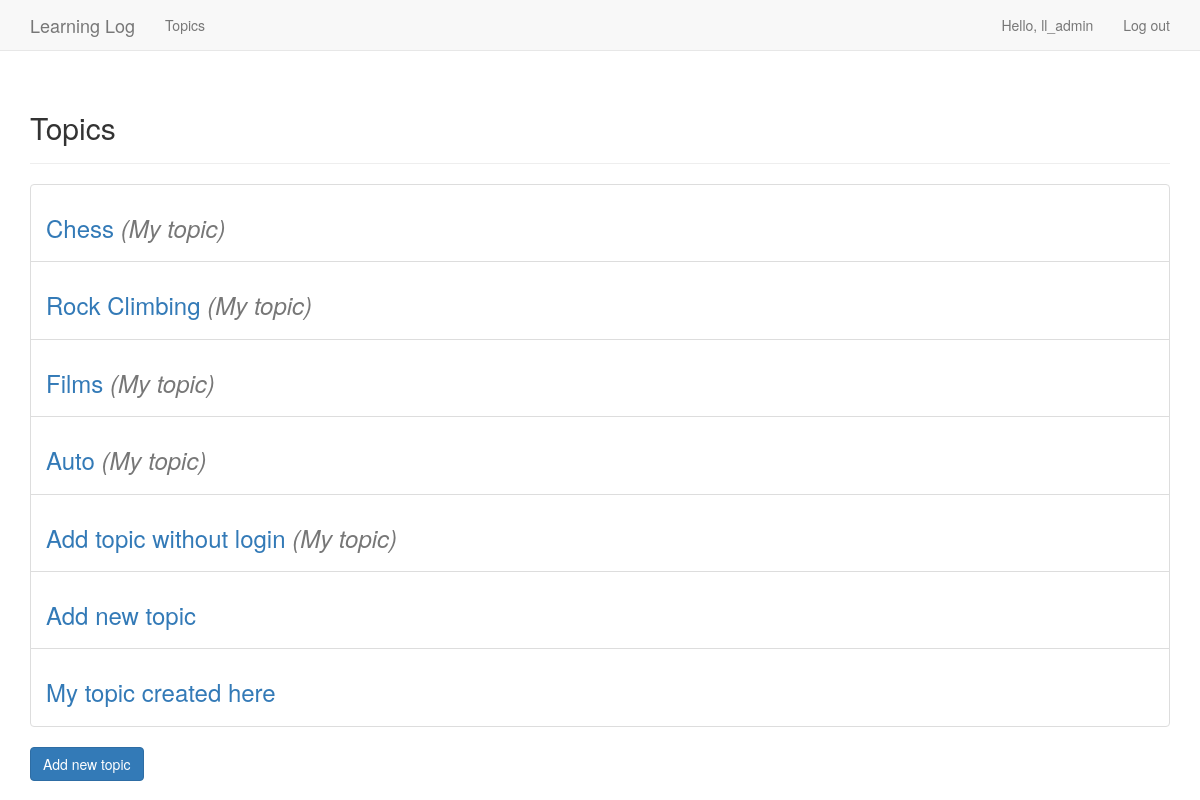
The app's page /topics/ (signed in) with its own data.
### learning_logs/models.py (models this page shows)
class Topic(models.Model):
    text = models.CharField(max_length=200)
    date_added = models.DateTimeField(auto_now_add=True)
    owner = models.ForeignKey(User, on_delete=models.CASCADE)
    def __str__(self):
        return self.text

### learning_logs/views.py (the view)
# urls.py: url(r'^topics/$', views.topics, name='topics'),                                 # All topics
@login_required
def topics(request):
    topics = Topic.objects.order_by('date_added')
    context = {'topics': topics}
    return render(request, 'learning_logs/topics.html', context)

### learning_logs/templates/learning_logs/topics.html
{% extends "learning_logs/base.html" %}
{% load bootstrap3 %}
{% block header %}
    <h2>Topics</h2>
{% endblock header %}
{% block content %}
    <ul class="list-group">
        {% for topic in topics %}
            <li class="list-group-item">
                <h3>
                    <a href="{% url 'learning_logs:topic' topic.id %}">{{ topic }}</a>
                    {% if topic.owner == request.user %}
                        <span class="text-muted" style="font-style: italic; font-weight: lighter">
                            (My topic)
                        </span>
                    {% endif %}
                </h3>
            </li>
        {% empty %}
            <h4><li>No topics have been added yet.</li></h4>
        {% endfor %}
    </ul>
    <form action="{% url 'learning_logs:new_topic' %}">
        {% buttons %}
            <button name="submit" class="btn btn-primary">Add new topic</button>
        {% endbuttons %}
    </form>
{% endblock content %}

### learning_logs/templates/learning_logs/base.html (shortened to what this page needs)
{% load bootstrap3 %}
<!DOCTYPE html>
<html lang="eng">
    <head>
        {% bootstrap_css %}
    </head>
    <body>
        <nav class="navbar navbar-default navbar-static-top">
            <div class="container">
                <div class="navbar-header">
                    <a class="navbar-brand" href="{% url 'learning_logs:index' %}">
                        Learning Log
                    </a>
                </div>
                <div id="navbar" class="navbar-collapse collapse">
                    <ul class="nav navbar-nav">
                        <li><a href="{% url 'learning_logs:topics' %}">Topics</a> </li>
                    </ul>
                    <ul class="nav navbar-nav navbar-right">
                        {% if user.is_authenticated %}
                            <li><a>Hello, {{ user.username }}</a></li>
                            <li><a href="{% url 'users:logout' %}">Log out</a></li>
                        {% else %}
                            <li><a href="{% url 'users:register' %}">Register</a></li>
                            <li><a href="{% url 'users:login' %}">Log in</a></li>
                        {% endif %}
                    </ul>
                </div>
            </div>
        </nav>
        <div class="container">
            <div class="page-header">
                {% block header %}{% endblock header%}
            </div>
            <div>
                {% block content %}{% endblock content %}
            </div>
        </div>
    </body>
</html>

### records on screen
Topic: text "Chess", shows "(My topic)"
Topic: text "Rock Climbing", shows "(My topic)"
Topic: text "Films", shows "(My topic)"
Topic: text "Auto", shows "(My topic)"
Topic: text "Add topic without login", shows "(My topic)"
Topic: text "Add new topic"
Topic: text "My topic created here"

### other values on screen
{{ user.username }} "ll_admin"
